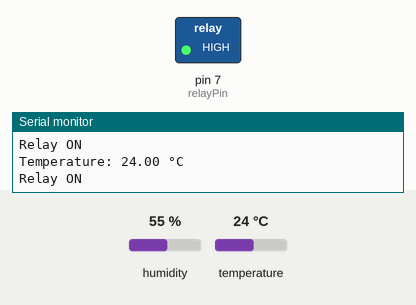
This sketch was run on a simulated Arduino Uno, built with avr-gcc and run on an emulated ATmega328P. Parts: switched loads named in the sketch (green lamp = pin HIGH), the last lines printed to the serial monitor. The inputs (shaded band) are chosen by the test bench; at power-on: temperature 24 °C, humidity 55 %.

Above: at 2.8 s.
2.9 s: temperature set to 22 °C
5.6 s: temperature set to 19 °C
At 6.7 s:
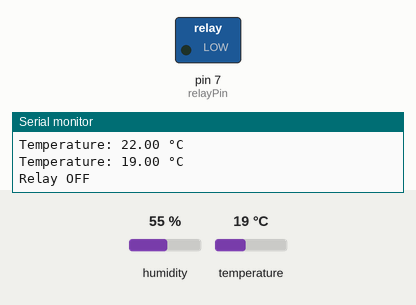
8.3 s: temperature set to 22 °C
11.3 s: temperature set to 25 °C
At 12.7 s:
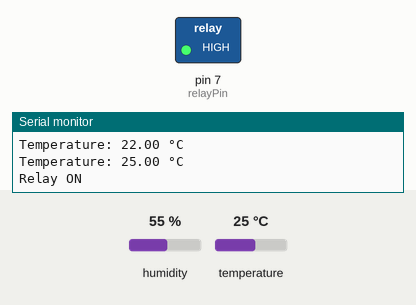
14.0 s: temperature set to 12 °C
At 15.1 s:
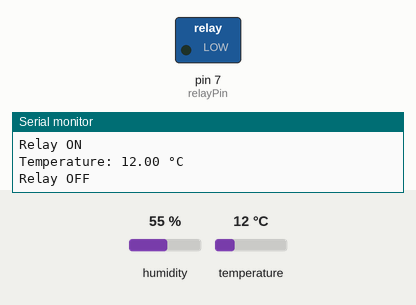
Timing chart, 0 to 17.0 s (numbered marks = the images above; inputs shaded):
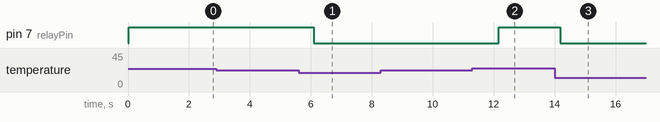

Measured:
- the behaviour switches between 21 and 20 °C on temperature (found by bisection; images 0 and 1)
- the behaviour switches between 23 and 24 °C on temperature (found by bisection; images 1 and 2)
- after the input at 5.6 s, pin 7 (relayPin): HIGH → LOW after 0.50 s
- after the input at 11.3 s, pin 7 (relayPin): LOW → HIGH after 0.87 s
- after the input at 14.0 s, pin 7 (relayPin): HIGH → LOW after 0.19 s

The sketch:

working_relay_ac_on_off_on_temp.ino
```cpp
#include <DHT.h>

// Define the type of DHT sensor you're using (DHT11)
#define DHT_TYPE DHT11

// Define the pin connected to the DHT sensor
#define DHT_PIN 2

// Define the pin connected to the relay module
const int relayPin = 7;

// Temperature thresholds in Celsius
const float highTempThreshold = 23.0;  // Turn on relay above this temperature
const float lowTempThreshold = 21.0;   // Turn off relay below this temperature

// Initialize DHT sensor object
DHT dht(DHT_PIN, DHT_TYPE);

void setup() {
  Serial.begin(9600);
  dht.begin();

  pinMode(relayPin, OUTPUT);
  digitalWrite(relayPin, LOW);  // Ensure relay is initially off
}

void loop() {
  // Read temperature in Celsius
  float temperatureC = dht.readTemperature();

  // Check if read failed
  if (isnan(temperatureC)) {
    Serial.println("Failed to read temperature from DHT sensor!");
    return;
  }

  Serial.print("Temperature: ");
  Serial.print(temperatureC);
  Serial.println(" °C");

  // Check temperature and control relay
  if (temperatureC > highTempThreshold) {
    digitalWrite(relayPin, HIGH);  // Turn on relay
    Serial.println("Relay ON");
  } else if (temperatureC < lowTempThreshold) {
    digitalWrite(relayPin, LOW);   // Turn off relay
    Serial.println("Relay OFF");
  }

  delay(2000);  // Delay between readings
}
```
